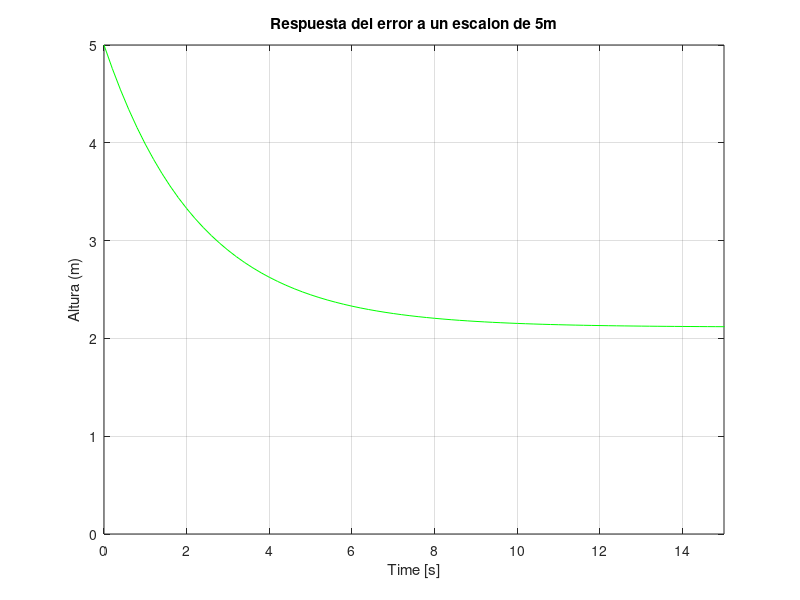

Recreate this plot in MATLAB.
%Error Control proporcional tanque

pkg load control

clear all
close all
hold off
clc

%-------------------------------------------------------------------------------
%Definimos las constantes

kc = 1;
kr = 1;
ka = 1;
A = 1;
Rh = 1.5;
Ch = 4;
Ro = 1.1;

%-------------------------------------------------------------------------------
%Definimos la planta

num = [Rh];
den = [Ch*Rh Ro];
h = tf(num, den)

h_rea = feedback(A*ka*h, kr)  % Calcula la funcion de lazo cerrado
e = 1/(1+A*h)                 % Calcula la transferencia del error

aux = tf([1],[1]);
%-------------------------------------------------------------------------------
% Vemos las respuestas al escalon

subplot(2,1,1)
step(5*h_rea)
grid on
title('Respuesta del sistema realimentado a un escalon de 5m')
ylabel('Altura (m)')
axis([0 15 0 6])

hold on
step(5*aux, 'r--')
axis([0 15 0 6])

subplot(2,1,2)
step(5*e, 'g')
grid on
title('Respuesta del error a un escalon de 5m')
ylabel('Altura (m)')
axis([0 15 0 5])